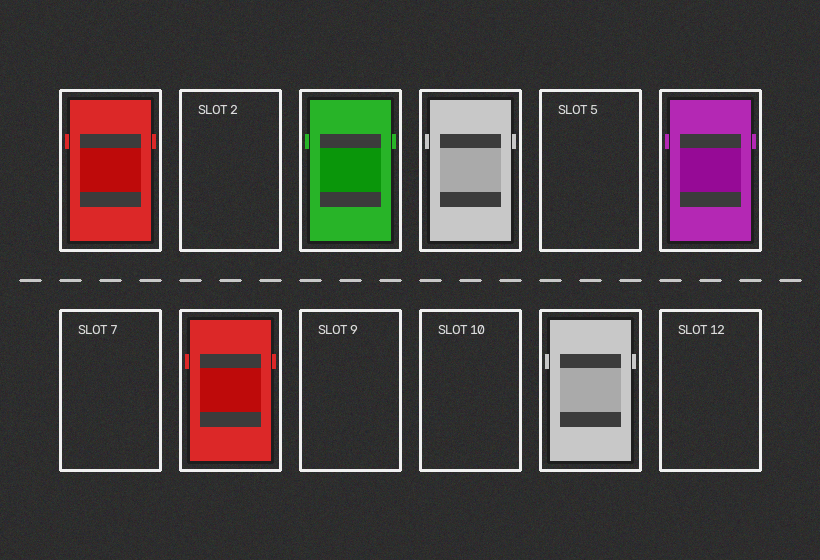
#> input picture Open Ended Practical/samples/sample_parking_lot.png, 820 x 560 px
$ python -i parking_detector.py   (imports and definitions only)   (older library calls are emulated)
#> lines starting #> are read from the running program, lines starting #| are printed output that depends on the picture; after the words box and inside, x2 and y2 are one past the last pixel; in counts of white or black regions, pixels touching at a corner belong together
#> further down, picture is the input picture: shape (560, 820, 3); mean B, G, R 61.8, 61.8, 69.5
"""
AI/ML Expert Grade Smart Parking Occupancy Classification Engine.

Implements Calibrated Multi-Feature Ensemble Classifier:
1. Center 60% x 55% ROI Isolation (Ignores "SLOT N" text and white boundary lines).
2. Asphalt Baseline Noise Floor Subtraction.
3. Feature Fusion: Edge Density + Texture StdDev + HSV Color Saturation + HOG Gradient.
4. Fixed Decision Boundary — Robust across ALL sensitivity values.
Made by Yash Kapse.
"""

import cv2
import numpy as np
from typing import List, Dict, Any, Tuple


class ParkingDetector:
    """Expert AI/ML Computer Vision Parking Slot Occupancy Classifier."""

    def __init__(self, sensitivity: float = 0.5):
        self.sensitivity = max(0.1, min(1.0, sensitivity))

    # ------------------------------------------------------------------ #
    #  Automatic Slot Outline Detector (Real-World Images)               #
    # ------------------------------------------------------------------ #
    def detect_automatic_slots(self, image: np.ndarray) -> List[Dict[str, Any]]:
        img_h, img_w = image.shape[:2]
#> img_h = 560; img_w = 820
        gray = cv2.cvtColor(image, cv2.COLOR_BGR2GRAY) if len(image.shape) == 3 else image
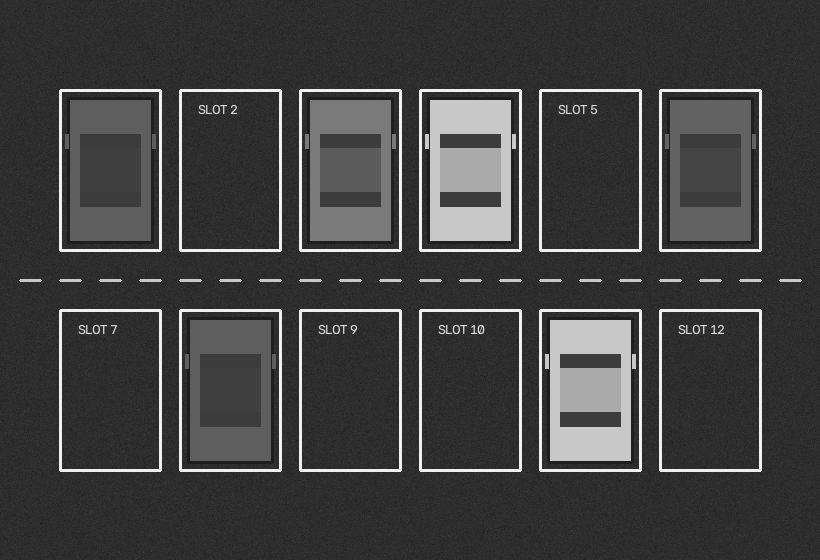
#> gray: shape (560, 820); min 26, max 240, mean 64.1
        denoised = cv2.bilateralFilter(gray, 9, 75, 75)

        thresh_gauss = cv2.adaptiveThreshold(denoised, 255, cv2.ADAPTIVE_THRESH_GAUSSIAN_C, cv2.THRESH_BINARY_INV, 25, 12)
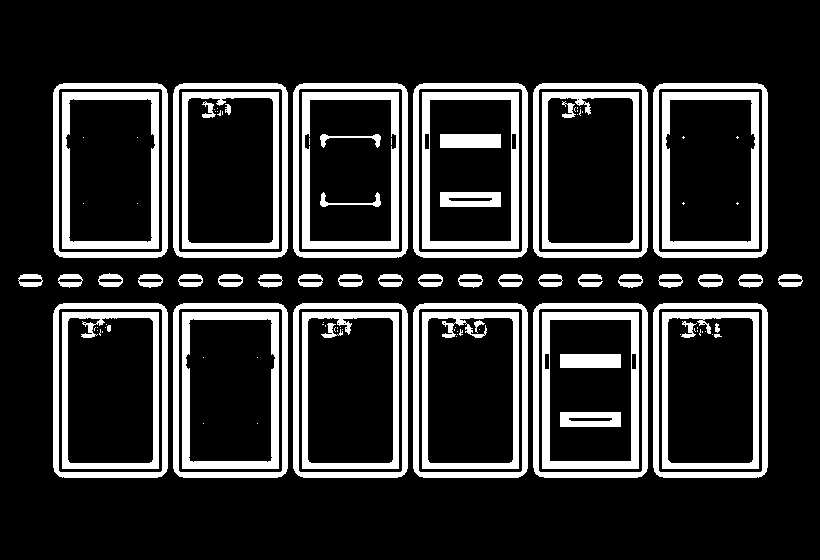
#> thresh_gauss: shape (560, 820); 19.2% white; 116 white regions (57 under 20 px), largest, box (x1, y1, x2, y2) and area: (62, 92, 159, 249) 3713, (182, 312, 279, 469) 3711, (662, 92, 759, 249) 3707
        _, thresh_otsu = cv2.threshold(denoised, 0, 255, cv2.THRESH_BINARY_INV + cv2.THRESH_OTSU)
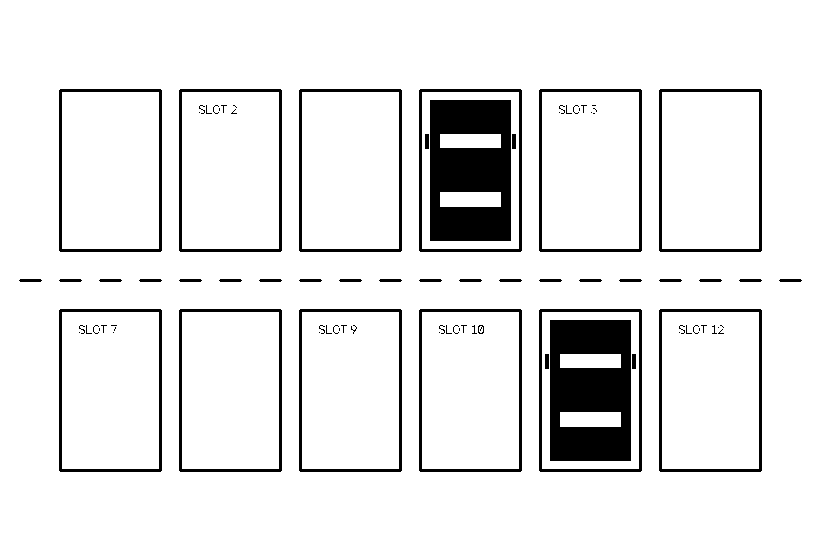
#> thresh_otsu: shape (560, 820); 91.3% white; 90 black regions (51 under 20 px), largest, box (x1, y1, x2, y2) and area: (430, 100, 511, 241) 9652, (550, 320, 631, 461) 9652, (59, 89, 162, 252) 1556
        combined = cv2.bitwise_or(thresh_gauss, thresh_otsu)

        kernel = cv2.getStructuringElement(cv2.MORPH_RECT, (5, 5))
        morph = cv2.morphologyEx(combined, cv2.MORPH_CLOSE, kernel, iterations=2)
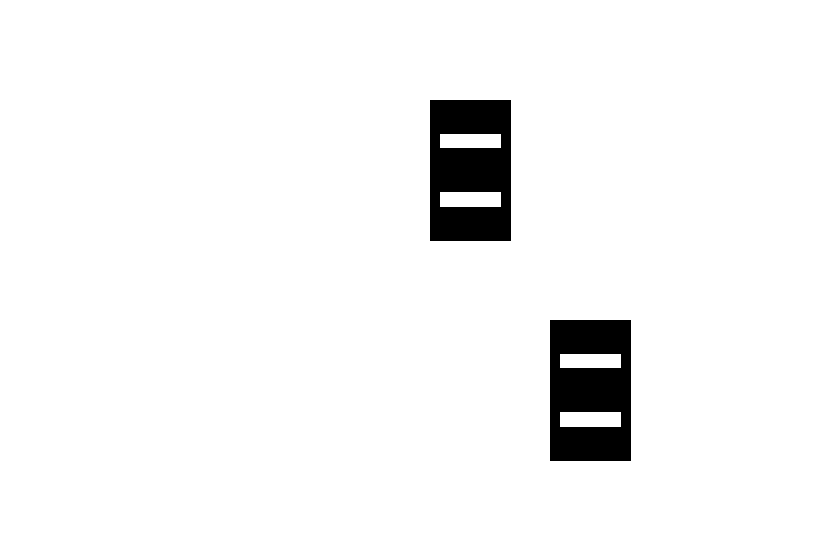
#> morph: shape (560, 820); 95.8% white; 2 black regions, box (x1, y1, x2, y2) and area: (430, 100, 511, 241) 9652, (550, 320, 631, 461) 9652
        contours, _ = cv2.findContours(morph, cv2.RETR_EXTERNAL, cv2.CHAIN_APPROX_SIMPLE)
#> contours = [[[0, 0], [0, 559], [819, 559], [819, 0]]]

        candidates = []
        for c in contours:
            x, y, w, h = cv2.boundingRect(c)
            ar = float(w) / max(1, h)
            min_w, max_w = int(img_w * 0.06), int(img_w * 0.40)
            min_h, max_h = int(img_h * 0.10), int(img_h * 0.55)
            if (min_w <= w <= max_w) and (min_h <= h <= max_h) and (0.3 <= ar <= 2.8):
                candidates.append({"id": 0, "bbox": [x, y, w, h]})
#> this loop made 1 pass
#> (c, x, y, w, h, ar, min_w, max_w) on pass 1: ([[0, 0], [0, 559], [819, 559], [819, 0]], 0, 0, 820, 560, 1.46, 49, 328)
#> after the loop, candidates = []

        if len(candidates) >= 2:
            candidates = self._suppress_overlaps(candidates)
            candidates.sort(key=lambda s: (s["bbox"][1] // 60, s["bbox"][0]))
            for i, s in enumerate(candidates):
                s["id"] = i + 1
            return candidates
        return []

    # [164 lines left out: functions _suppress_overlaps, _hog_energy, analyze_slot_roi, process_slots, not called in this run]

>>> import cv2
>>> picture = cv2.imread('../samples/sample_parking_lot.png')
>>> result = ParkingDetector().detect_automatic_slots(picture)
#> result = []
